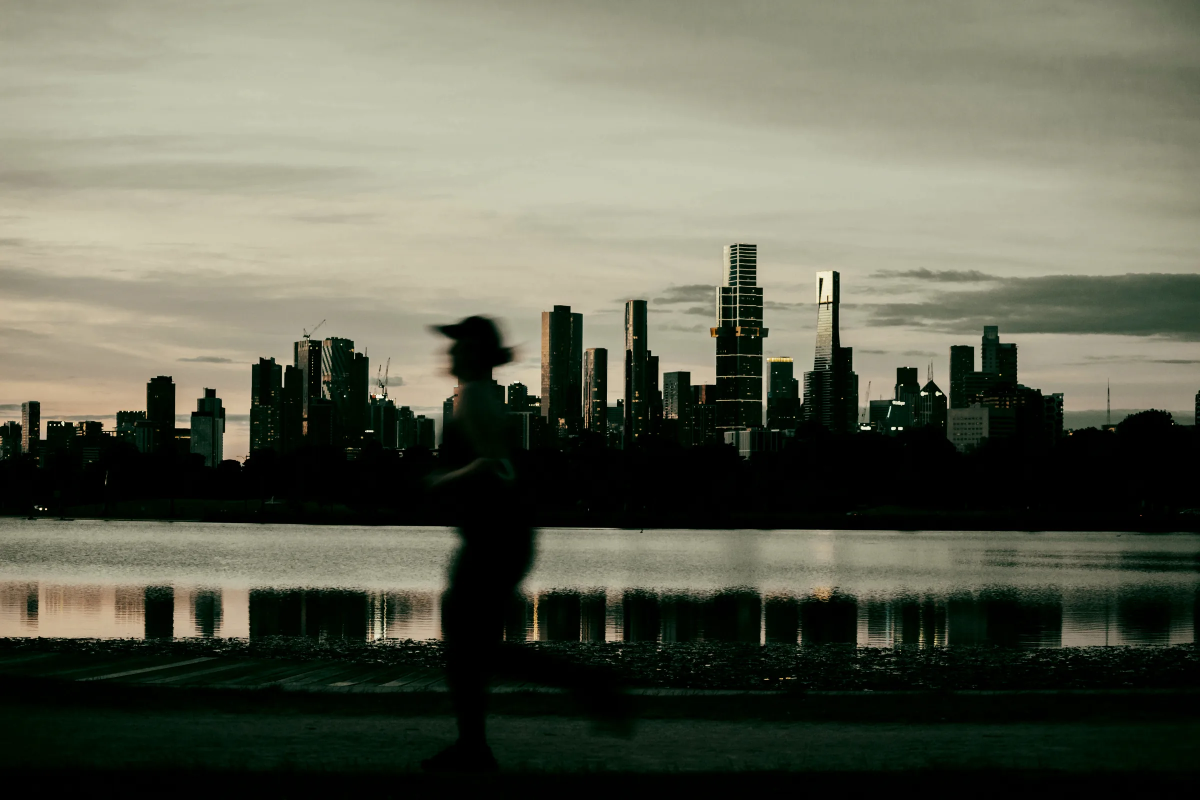
#> input picture og-sports/site/assets/run-night.webp, 2400 x 1600 px (shown at 1/2 size)
$ python -i prepare_responsive.py   (imports and definitions only)
#> lines starting #> are read from the running program, lines starting #| are printed output that depends on the picture
#> further down, picture is the input picture: PIL image 2400x1600 RGB; mean R, G, B 96.3, 98.2, 83
"""Source-based RC3 WebPs. No upscale, no STICK processing.

Run with the existing ogcv Python (Pillow, numpy, OpenCV) and ffmpeg on PATH:
  python scripts/prepare_responsive.py --pool C:/Users/Fabien/og-sports-sources/v4-candidates
Protected retouched masters and the downloaded original 02 live outside the public repo in
C:/Users/Fabien/og-sports-sources/masters (override with OG_MASTERS).
00 uses the verified RC6 retouched 6122x2160 AI-upscaled master.
The v4 p50 recipe and inpainting masks are preserved. No network calls.
"""
import os
import argparse
import hashlib
import io
import json
from pathlib import Path
import subprocess

import cv2
import numpy as np
from PIL import Image, ImageOps, ImageStat

ROOT = Path(__file__).resolve().parents[1]
ASSETS = ROOT / 'site/assets'
OUT = ASSETS / 'responsive'
SOURCES = Path(os.environ.get('OG_MASTERS', 'C:/Users/Fabien/og-sports-sources/masters'))
HOODIES = Path(os.environ.get('OG_HOODIE_MASTERS', 'C:/Users/Fabien/og-sports-sources/higgsfield-hoodies/final'))
OPENING = Path('C:/Users/Fabien/og-sports-sources/opening-upscale/after-the-run-4k-retouched.png')
OPENING_SHA256 = 'a253cfcdacf2aa7fcd6e08caa3769b75fc78899bce0e106701cde1521b500d52'
OPENING_CROP = (2767, 0, 3765, 2160)
OPENING_ORIGIN = 'Existing AI campaign study (1373x485); Higgsfield ByteDance 4K upscale 2026-10-26; cap logo and glasses-temple lettering removed locally with og-sports-sources/opening-upscale/retouch.py. Same people and grade; no new image concept.'
P50 = 'eq=saturation=0.6:contrast=1.1:gamma=0.86:brightness=-0.015,colorbalance=rm=0.03:gm=0.01:bm=-0.03:rh=0.04:gh=0.02:bh=-0.04,noise=alls=4:allf=u'
RC7_POOL = Path('C:/Users/Fabien/og-sports-sources/rc7-candidates')
RC7 = {
    'run-night.webp': ('R3', (0, 0, 5184, 3456), (1100, 0, 3864, 3455)),
}
RC8_POOL = Path('C:/Users/Fabien/og-sports-sources/rc8-candidates')
RC8 = {
    'meet-night.webp': ('MN1', 'meet-night/retouch/MN1_retouched.png',
        'e6e13fb793d3c5d00e8fb7b7ef91bfa837044448dc566e9e5f04ecbf5f9d2ca8',
        (0, 0, 6720, 3780), (928, 0, 4512, 4480)),
}
RC9_POOL = Path('C:/Users/Fabien/og-sports-sources/rc9-candidates')
RC9 = {
    # B&W night sprint; kept neutral black and white (no p50 tint), like strip 01-02.
    'run-crew.webp': ('RC1', 'run-crew/RC1_retouched.png',
        '5ec9adacd0e11ff21ed146e2e00be467db9caf7d4cc7f44bd87e43614dd2619a',
        None, (2900, 0, 7969, 6336)),
}
# RC22: own footage instead of stock where it holds up. Frames from Fabi's clips of a run in Vienna on
# 25.10.2026 (IMG_2292/2294/2295), third-party marks inpainted and passers-by blurred with
# og-sports-sources/rc22-real/retouch.py; provenance in that folder's manifest.json. Neutral black and white
# like the strip and I Run. The manifest photo, pillar I Run and pillar V Meet used to be Unsplash/Pexels.
RC22_POOL = Path('C:/Users/Fabien/og-sports-sources/rc22-real')
RC22 = {
    'photo-ritual.webp': ('G1_IMG_2294_7.67s_retouched.png',
        '035460153c25b408cc3d4b527370653327cf2a7b7738efa3d182d6c3d50548a2', (0, 285, 1080, 1635)),
    'pillar-run.webp': ('R2_IMG_2292_4.50s_retouched.png',
        'd94f75e139c89f1f78ebaa240c25e2484cbbd88794713fdd97db8da2919f0e62', None),
    'pillar-meet.webp': ('G2_IMG_2295_6.00s_retouched.png',
        '7085a75f4d21b356caf06b27b30cc752c2160b6f86958d1cb6128883b5d938b7', None),
}
# Remaining desktop crops and masks match prepare_v4.py.
JOBS = {
    'pillar-practice.webp': ('unsplash_mZixsK8OnmE.jpg', None, None),
    'practice-start.webp': ('pexels_13159243.jpg', None, None),
    # RC15: pillar II, lone runner at dusk (lucas Favre / Unsplash), 1:2 portrait for the five-column temple
    'pillar-dusk.webp': ('unsplash_JnoNcfFwrNA.jpg', (1408, 0, 2928, 3040), None),
    'meet-night.webp': (str(RC8_POOL / RC8['meet-night.webp'][1]), RC8['meet-night.webp'][3], RC8['meet-night.webp'][4]),
}

# [10 lines left out: function retouch, not called in this run]

def bw_rc22(im):
    """Neutral black and white for phone footage: auto levels, gentle S-curve, fixed-seed grain."""
    g = np.asarray(ImageOps.autocontrast(im.convert('L'), cutoff=(1.0, 0.3)), dtype=np.float32) / 255
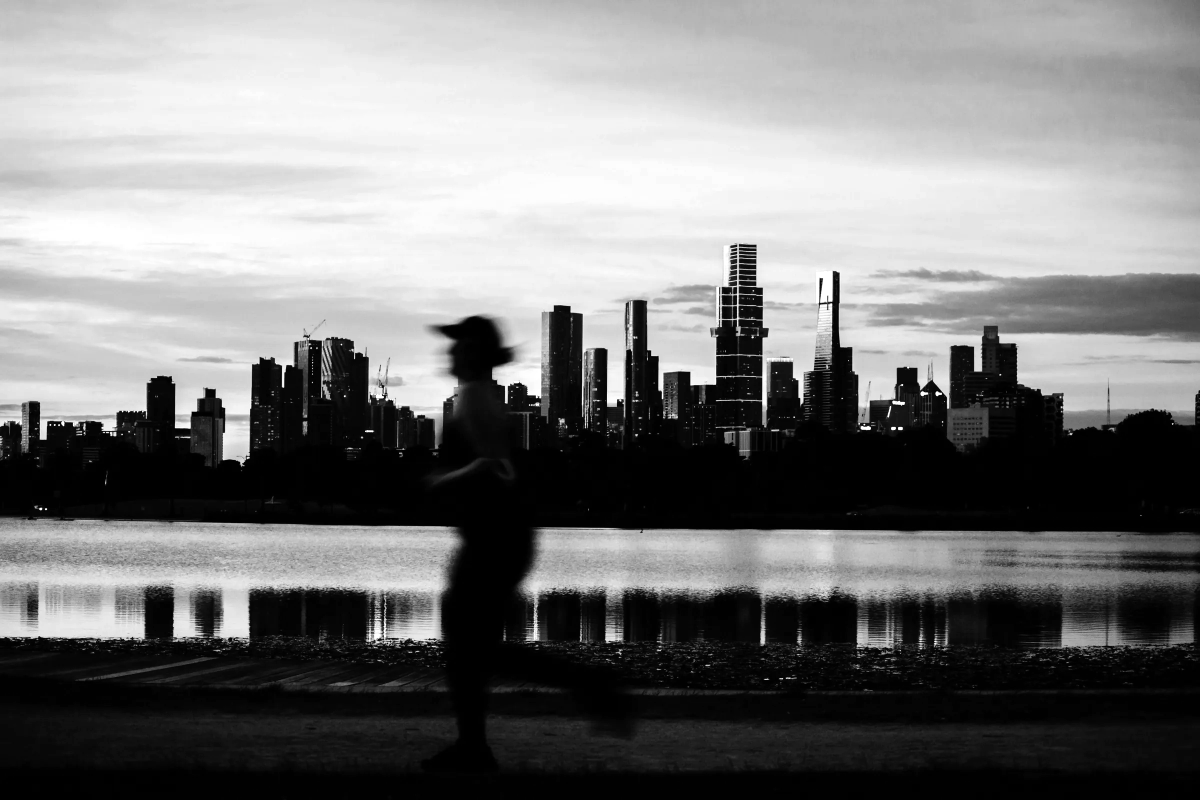
#> g: shape (1600, 2400) float32 (shown at 1/2 size); min 0, max 1, mean 0.478
    g = g ** 1.08
    g = np.where(g < 0.5, 2 * g * g, 1 - 2 * (1 - g) ** 2) * 0.55 + g * 0.45
    g = np.clip(g + np.random.default_rng(7).normal(0, 0.012, g.shape), 0, 1)
    return Image.fromarray((g * 255).astype(np.uint8)).convert('RGB')

# [156 lines left out: functions variants, main, not called in this run]

# [2 lines not run here, left out]

>>> from PIL import Image
>>> picture = Image.open('../site/assets/run-night.webp')
>>> result = bw_rc22(picture)

$ run again, on og-sports/site/assets/campaign-ramp.webp
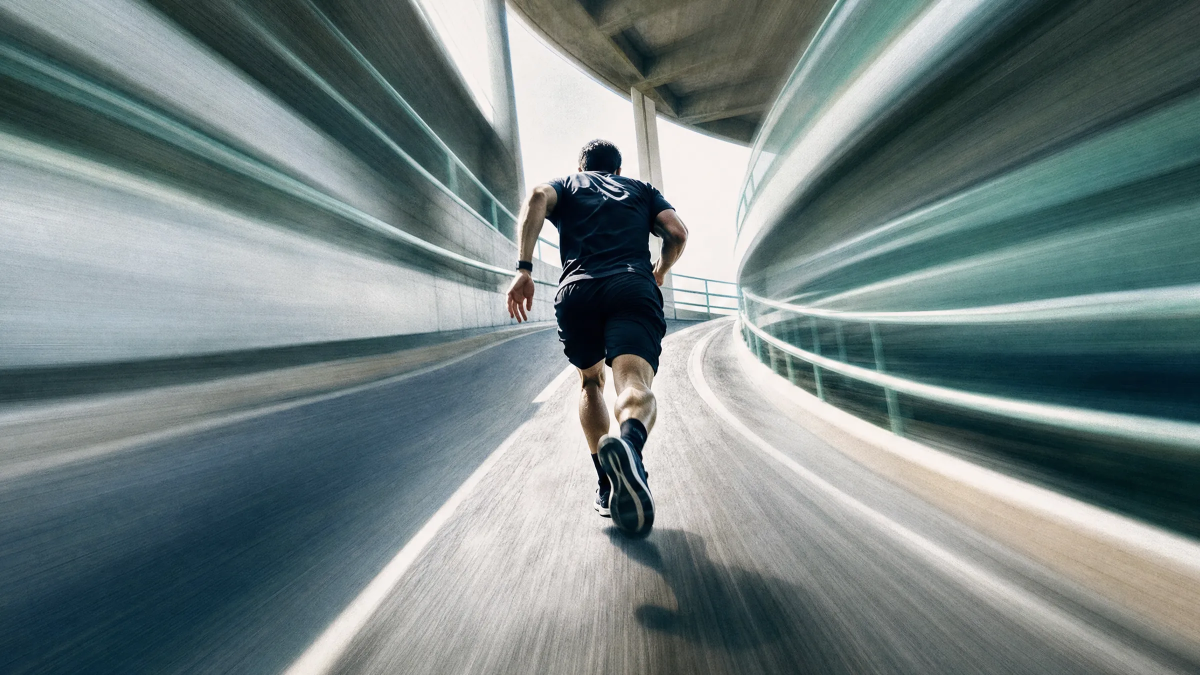
#> input picture og-sports/site/assets/campaign-ramp.webp, 2400 x 1350 px (shown at 1/2 size)
#> picture is the input picture: PIL image 2400x1350 RGB; mean R, G, B 115.5, 129.8, 129.8
#> in bw_rc22, `g = np.asarray(ImageOps.autocontrast(im.convert('L'), cutoff=(1.0, 0.3..`:
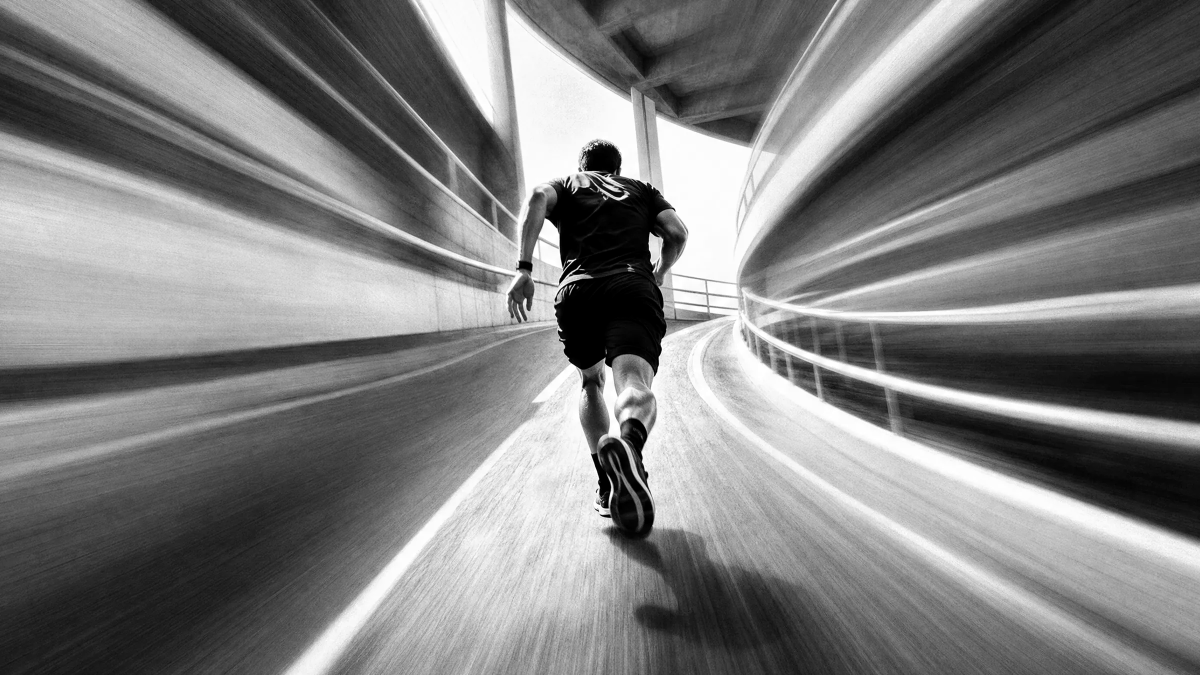
#> g: shape (1350, 2400) float32 (shown at 1/2 size); min 0, max 1, mean 0.49
#> in bw_rc22, `g = np.where(g < 0.5, 2 * g * g, 1 - 2 * (1 - g) ** 2) * 0.55 + g * 0.45`:
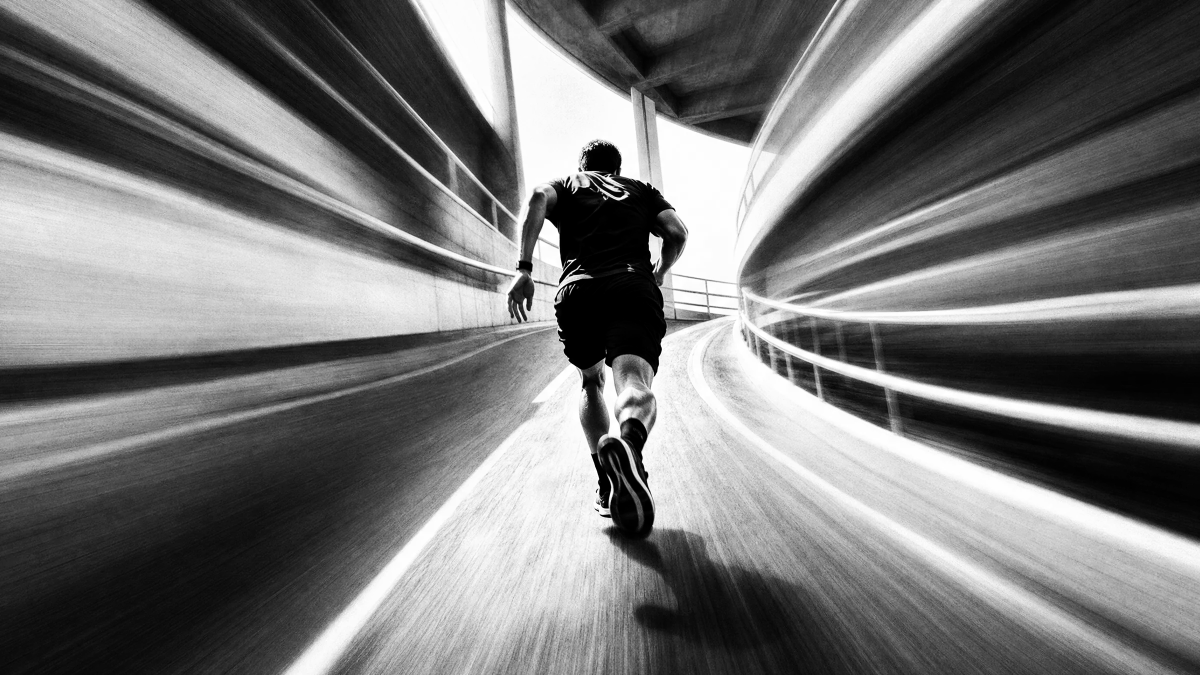
#> g: shape (1350, 2400) float32 (shown at 1/2 size); min 0, max 1, mean 0.461

$ run again, on og-sports/site/assets/campaign-spiral.webp
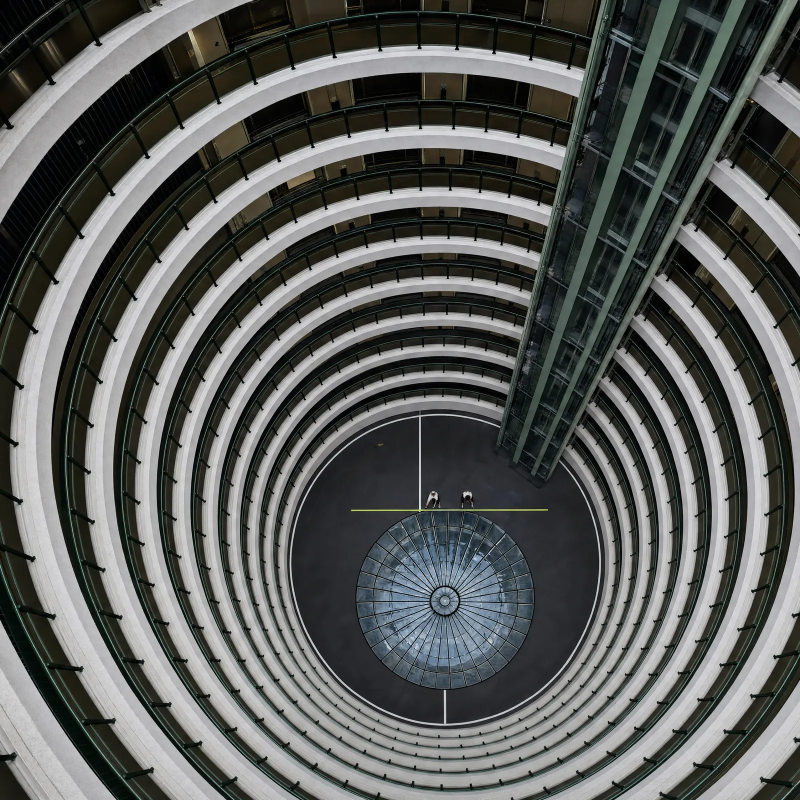
#> input picture og-sports/site/assets/campaign-spiral.webp, 1600 x 1600 px (shown at 1/2 size)
#> picture is the input picture: PIL image 1600x1600 RGB; mean R, G, B 89.7, 91.9, 89.8
#> in bw_rc22, `g = np.asarray(ImageOps.autocontrast(im.convert('L'), cutoff=(1.0, 0.3..`:
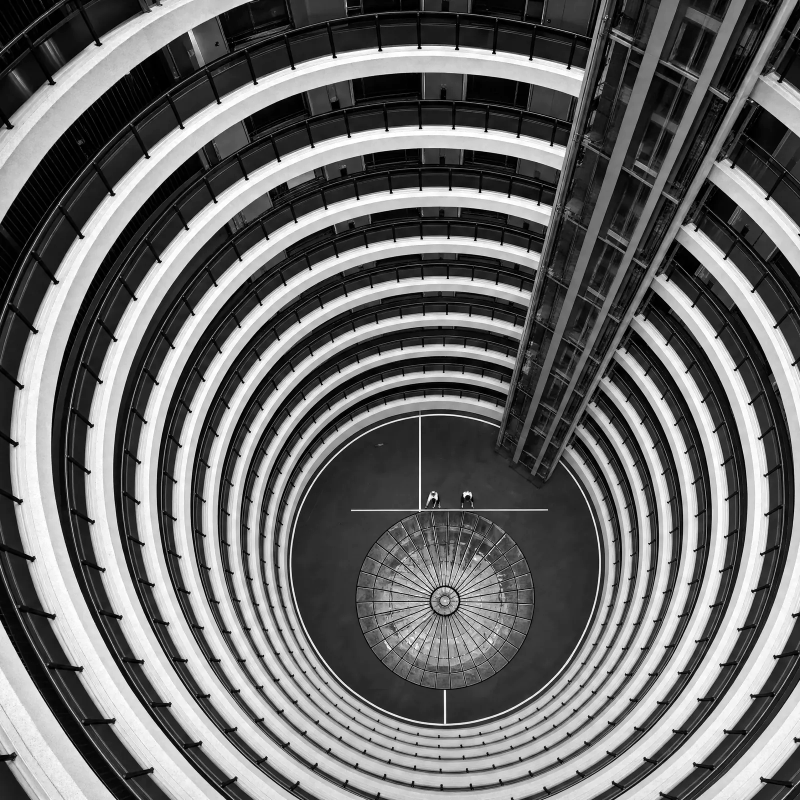
#> g: shape (1600, 1600) float32 (shown at 1/2 size); min 0, max 1, mean 0.419
#> in bw_rc22, `g = np.where(g < 0.5, 2 * g * g, 1 - 2 * (1 - g) ** 2) * 0.55 + g * 0.45`:
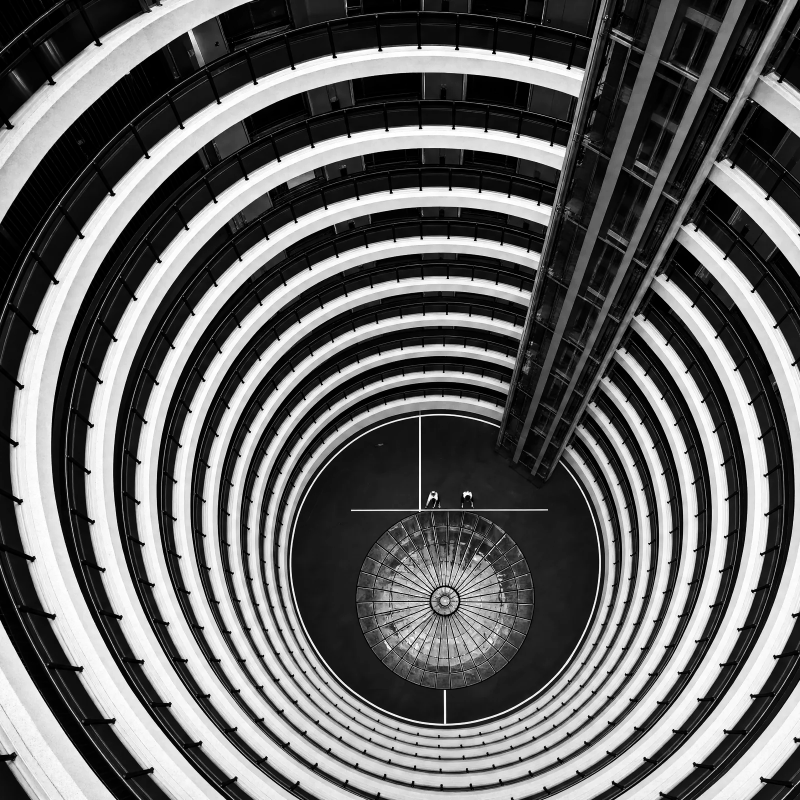
#> g: shape (1600, 1600) float32 (shown at 1/2 size); min 0, max 1, mean 0.398
